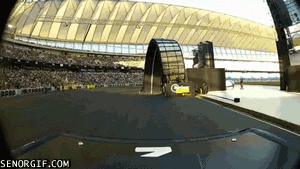
#> input picture data/vid3.gif, 300 x 169 px, found by its file name
$ jupyter execute main.ipynb
#> lines starting #> are read from the running program, lines starting #| are printed output that depends on the picture
[cell 1]
from PIL import Image
from PIL import ImageSequence
import imageio
import numpy as np
from tqdm import tqdm
from scipy import ndimage
# import gif2numpy
import cv2
import array2gif
import skvideo.io
import matplotlib.pyplot as plt
import sys
import numpy as np
# skvideo.setFFmpegPath(r'C:\Users\booga\anaconda3\Lib\site-packages\skvideo\io')
INF = np.iinfo(np.int64).max
video_path = r'C:\projects\VisoMotion\data\vid3.gif'
out_path = r'C:\projects\VisoMotion\data\vid2_out.gif'
# image_path = sys.argv[1]
PATCH_SIZE = 5

[cell 2]
def loop_show(vid):
    FPS = 60
    QUIT_KEY = 'q'
    cv2.namedWindow("video", cv2.WINDOW_AUTOSIZE)
    while True:
        for frame in vid:
            cv2.imshow("video", frame)
            key = cv2.waitKey(1000 // FPS)
            if key == ord(QUIT_KEY):
                cv2.destroyAllWindows()
                return


def load_video(video_path):
    # return gif2numpy.convert(video_path, BGR2RGB=False)[0]
    # return plt.imread(video_path)
    # return ndimage.imread(video_path)
    vid_obj = Image.open(video_path)
    frames = np.array([np.array(frame.copy().convert('RGB').getdata(), dtype=np.uint8).reshape(
        frame.size[1], frame.size[0], 3) for frame in ImageSequence.Iterator(vid_obj)])
    return frames


def save_video(vid, out_path):
    # array2gif.write_gif(vid, out_path)
    # imageio.mimwrite(out_path, vid)
    ims = [Image.fromarray(frame) for frame in vid]
    ims[0].save(out_path, save_all=True, append_images=ims[1:])

[cell 3]
def load_video(video_path):
    # return gif2numpy.convert(video_path, BGR2RGB=False)[0]
    # return plt.imread(video_path)
    # return ndimage.imread(video_path)
#> called with video_path = 'C:\\projects\\VisoMotion\\data\\vid3.gif'
    vid_obj = Image.open(video_path)
#> vid_obj is the input picture: PIL image 300x169 P; mean R, G, B, A 114.3, 114.1, 95.4, 255
    frames = np.array([np.array(frame.copy().convert('RGB').getdata(), dtype=np.uint8).reshape(
        frame.size[1], frame.size[0], 3) for frame in ImageSequence.Iterator(vid_obj)])
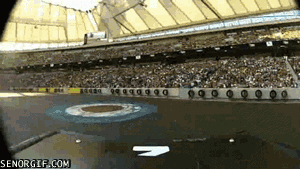
#> vid_obj: PIL image 300x169 RGBA; mean R, G, B, A 104.4, 101.9, 80.9, 255
    return frames

vid = load_video(video_path)

[cell 4]
def lucas_kanade_optic_flow(vid):
    vid_gray = np.array([cv2.cvtColor(frame, cv2.COLOR_BGR2GRAY) for frame in vid])
    shape = vid_gray.shape
#> shape = (89, 169, 300)
    It, Ix, Iy = np.gradient(vid_gray)
    velocity = np.zeros(list(shape) + [2])
    for t in tqdm(range(shape[0])):
        for y in range(0, shape[1], PATCH_SIZE):
            for x in range(0, shape[2], PATCH_SIZE):
                velocity[t, y:y + PATCH_SIZE, x:x + PATCH_SIZE, :] = calc_patch_velocity(
                    Ix[t, y:y + PATCH_SIZE, x:x + PATCH_SIZE],
                    Iy[t, y:y + PATCH_SIZE, x:x + PATCH_SIZE],
                    It[t, y:y + PATCH_SIZE, x:x + PATCH_SIZE])
    return velocity


def draw_arrows(vid, velocity):
    shape = vid
    for t in range(shape[0]):
        for y in range(0, shape[1], PATCH_SIZE):
            for x in range(0, shape[2], PATCH_SIZE):
                draw_arrow(vid[t, :, :], x + PATCH_SIZE // 2, y + PATCH_SIZE // 2,
                           velocity[t, y + PATCH_SIZE // 2, x + PATCH_SIZE // 2])


def draw_arrow(img, x, y, vx, vy):
    ARROW_COLOR = (0, 0, 255)
    ARROW_WIDTH = 5
    cv2.arrowedLine(img, (x, y), (x + vx), (y + vy), ARROW_COLOR, ARROW_WIDTH)


def calc_patch_velocity(Ix_patch, Iy_patch, It_patch):
    A = np.vstack([Ix_patch.flatten(), Iy_patch.flatten()]).T
    b = -It_patch.flatten()
    return least_square(A, b)


def least_square(A, b):
    try:
        A = np.matrix(A)
        b = np.matrix(b).T
        return (np.linalg.inv(A.T * A) * (A.T * b)).squeeze()
    except np.linalg.LinAlgError:
        return np.array([0, 0])

velocity = lucas_kanade_optic_flow(vid)
